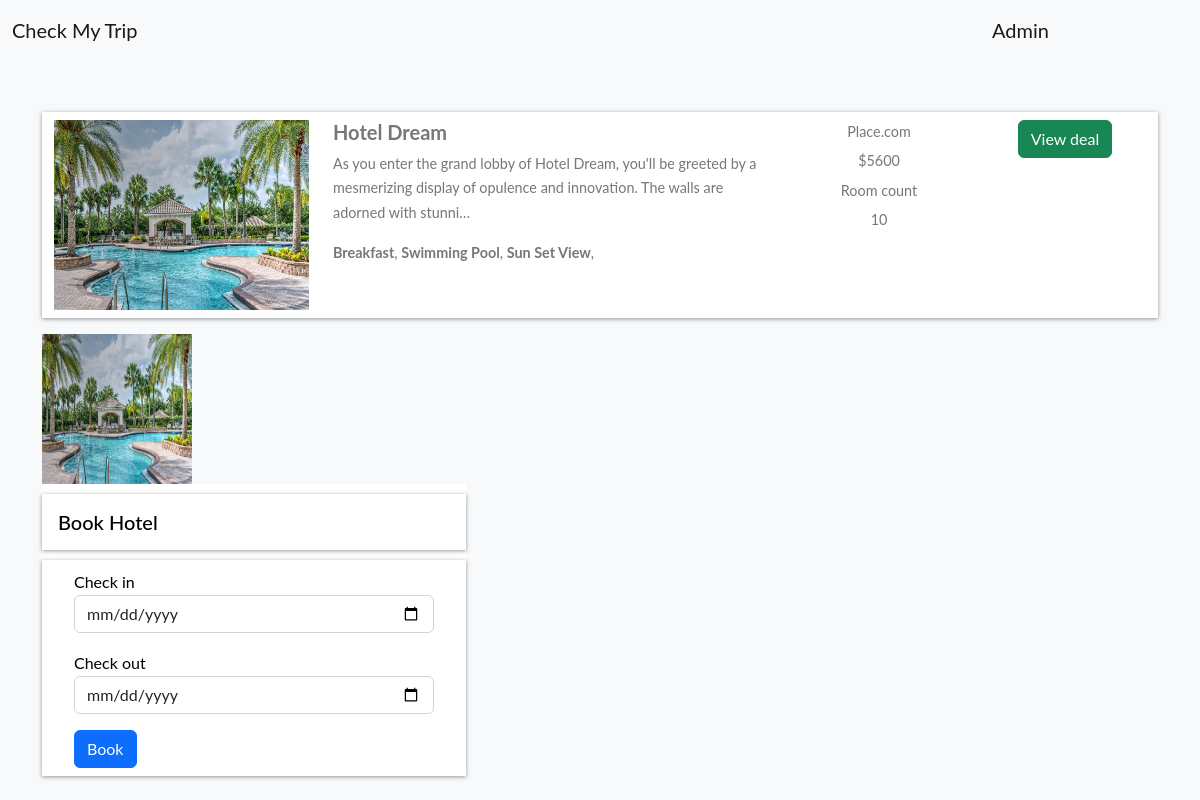
Page /hotel-detail/38fbcd711f8d4b669eb4b3b9dcf4bed9/ (signed in) on the committed database.
### home/models.py (models this page shows, shortened)
class BaseModel(models.Model):
    uid = models.UUIDField(default=uuid.uuid4   , editable=False , primary_key=True)
    created_at = models.DateField(auto_now_add=True)
    updated_at = models.DateField(auto_now_add=True)
    class Meta:
        abstract = True

class Hotel(BaseModel):
    hotel_name= models.CharField(max_length=100)
    hotel_price = models.IntegerField()
    description = models.TextField()
    amenities = models.ManyToManyField(Amenities)
    room_count = models.IntegerField(default=10)
    place=models.CharField(default='place',max_length=100)

class HotelImages(BaseModel):
    hotel= models.ForeignKey(Hotel ,related_name="images", on_delete=models.CASCADE)
    images = models.ImageField(upload_to="hotels")

class Amenities(BaseModel):
    amenity_name = models.CharField(max_length=100)

### home/views.py (the view, shortened to what this page needs)
# urls.py: path('hotel-detail/<uid>/' , hotel_detail , name="hotel_detail"),
def hotel_detail(request,uid):
    hotel_obj = Hotel.objects.get(uid = uid)
    return render(request , 'hotel_detail.html' ,{
        'hotels_obj' :hotel_obj
    })

### home/templates/hotel_detail.html (shortened to what this page needs)
{% extends "base.html" %}
{%  block start %}
<div class="container mt-5 pt-5">
    <div class="row search-card-result">
        <div class="col-md-3">
        <a href="/hotel-detail/{{hotels_obj.uid}}">
            <img class="img-fluid" src="/media/{{hotels_obj.images.first.images}}" alt="Card image cap">
        </a></div>
        <div class="col-md-5">
            <h5>{{hotels_obj.hotel_name}}</h5>
            <p>
                {{hotels_obj.description|truncatechars:150}}
            </p>
            <p>
                {%for amenitie in hotels_obj.amenities.all %}
                <b>{{amenitie.amenity_name}}</b>,
                {% endfor %}
            </p>
        </div>
        <div class="col-md-2 border-left text-center more-offers">
            <p>Place.com</p>
            <p>${{hotels_obj.hotel_price}}</p>
            <p>Room count</p>
            <p>{{hotels_obj.room_count}}</p>
        </div>
        <div class="col-md-2 border-left text-center more-offers">
            <div class="btn btn-success">View deal </div>
        </div>
    </div>
    <div class="row">
        {% for image in hotels_obj.images.all %}
        <div class="col-md-3">
            <img src="/media/{{image.images}}" style="height: 150px ; width:150px">
        </div>
        {% endfor %}
    </div>
    {% if request.user.is_authenticated %}
    <div class="filter-card">
        <h5>Book Hotel</h5>
        <form method="post">
            <div class="row form-group">
                <div class="col-md-12">
                    <label for="mintopay">Check in</label>
                    <p>
                        <input type="date" name="checkin" id="checkin" class="form-control" min="2023-09-24">
                    </p>
                </div>
                <div class="col-md-12">
                    <label for="maxtopay">Check out</label>
                    <p>
                        <input type="date" name="checkout" id="checkout" class="form-control" min="2023-09-24">
                    </p>
                </div>
            </div>
            <div class="row form-group">
                <div class="col-md-12">
                    <input type="submit" class="btn btn-primary btn-block" value="Book">
                </div>
            </div>
        </form>
    </div>
    {% else %}
    <a href="/login/" class="btn btn-primary mt-5 ">Login</a>
    {% endif %}
</div>
{% endblock %}

### static/base.css (style rules this page uses)
* { padding: 0px; margin: 0px; }
body { font-family: "Lato", Arial, sans-serif; font-weight: 400; font-size: 16px; line-height: 1.7; background: #fff; color: #777; }
div { scroll-behavior: smooth; }
.search-card-result { box-shadow: 0px 1px 4px rgba(41, 51, 57, 0.5); margin: 1rem 0; padding: 0.5rem 0; background-color: #fff; }
.search-card-result img { height: 190px; }
.search-card-result h5 { font-style: 1.1rem; font-weight: 700; }
.search-card-result p { font-size: 0.9rem; }
.search-card-result .more-offers p { margin-bottom: 0.3rem; }
.filter-card { padding: 0; background: #fff; display: inline-block; color: black; position: sticky; top: 20px; z-index: 100; }
.filter-card h5 { margin: 10px 0; padding: 1rem; box-shadow: 0px 1px 4px rgba(41, 51, 57, 0.5); color: #000; }
.filter-card form { box-shadow: 0px 1px 4px rgba(41, 51, 57, 0.5); padding: 0.5rem 2rem; }

### rows in the picture
Hotel: images.first.images (picture), hotel_name "Hotel Dream", description "As you enter the grand lobby of Hotel Dream, you'll be greeted by a mesmerizing display of opulence and innovation. The walls are adorned with stunni…", hotel_price "5600", room_count "10"
Amenities: amenity_name "Breakfast"
Amenities: amenity_name "Swimming Pool"
Amenities: amenity_name "Sun Set View"
HotelImages: images (picture)
